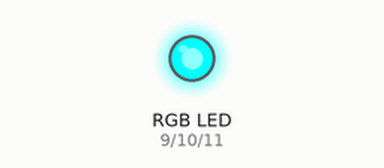
Bench run of a sketch on a simulated Arduino Uno, built with avr-gcc and run on an emulated ATmega328P. Parts: an RGB LED mixed from three pins (HIGH = lit).

Above: at 0.15 s.
Timing chart, 0 to 1.6 s (numbered marks = the images above):
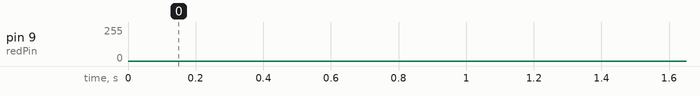

The sketch:

test.ino
```cpp
int redPin = 9;
int greenPin = 10;
int bluePin = 11;

void setup() {
  pinMode(redPin, OUTPUT);
  pinMode(greenPin, OUTPUT);
  pinMode(bluePin, OUTPUT);
  digitalWrite(redPin, HIGH);
  digitalWrite(greenPin, HIGH);
  digitalWrite(bluePin, HIGH);
}

void loop() {
  for(int helligkeit = 1; helligkeit <= 255; helligkeit++) {
    analogWrite(redPin, helligkeit);
    delay(1);
  }
  for(int helligkeit = 255; helligkeit >= 0; helligkeit--) {
    analogWrite(redPin, helligkeit);
    delay(1);
  }
}
```
